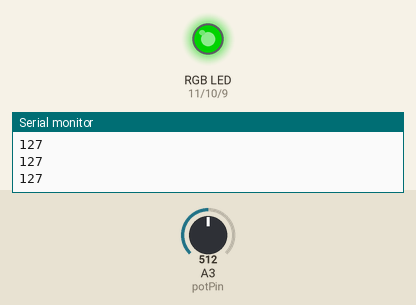
The sketch below on a simulated Arduino Uno, built with avr-gcc and run on an emulated ATmega328P. Parts: an RGB LED mixed from three pins (HIGH = lit), the last lines printed to the serial monitor. Inputs (shaded band) come from the test bench; at power-on: A3 (potPin) = 512. Dim RGB values are drawn brighter than linear.

Above: at 1.2 s.
1.3 s: A3 (potPin) set to 716
At 2.2 s:
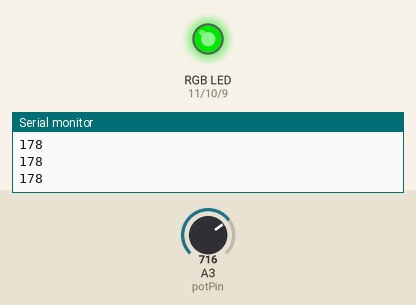
2.8 s: A3 (potPin) set to 900
At 3.6 s:
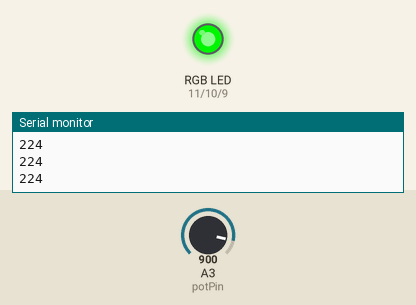
4.3 s: A3 (potPin) set to 122
At 4.9 s:
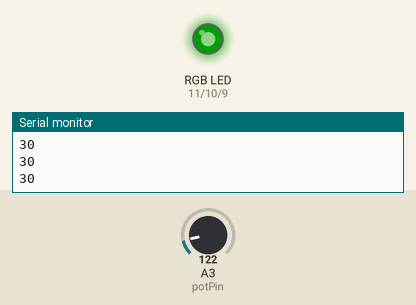
5.8 s: A3 (potPin) set to 0
At 6.2 s:
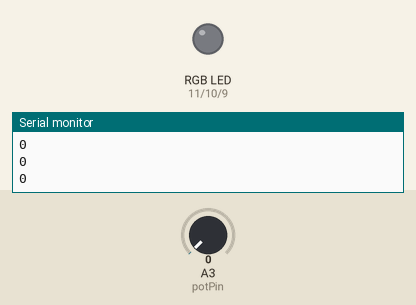
7.3 s: A3 (potPin) set to 511
At 8.7 s:
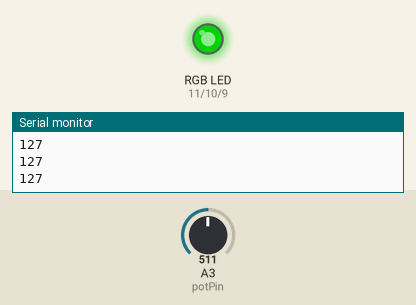
Timing chart, 0 to 9.8 s (numbered marks = the images above; inputs shaded):
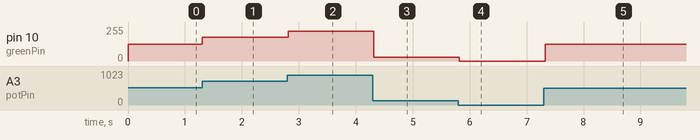

The sketch:

5-potenciometro_RGB_Joystick.ino
```cpp
//2-potenciometro + RGB + Joystick

#define potPin A3
//para poder -controlar intensidade- tem usar pino PWM;

const int redPin=11;
const int greenPin=10;
const int bluePin=9;
#define xPin A0
#define yPin A1
const int SW = 7;

void setup() {
  pinMode(redPin, OUTPUT);
  pinMode(greenPin, OUTPUT);
  pinMode(bluePin, OUTPUT);
  pinMode(potPin, INPUT);//nao precisava declarar o INPUT porque o pino é analogico;
  pinMode(SW, INPUT_PULLUP);
  Serial.begin(9600);
}

int valor_pot, x, y; //z== valor_pot;
void loop() {
  valor_pot= analogRead(potPin);
  valor_pot= map(valor_pot, 0, 1023, 0, 255);
  analogWrite(greenPin, valor_pot);
  //Serial.print("valor_pot = ");
  Serial.println(valor_pot);

 // x= analogRead(xPin);
 // x= map(x,0,1023,0,255);
  //analogWrite(redPin, x);
 // Serial.println(x);

 // y= map(analogRead(yPin),0,1023,0,255);
 // analogWrite(bluePin,y);
 // Serial.println(y);
 // Serial.println();
  delay(100);
}
```

Measured:
- after the input at 1.3 s, pin 10 (greenPin): 127/255 → 178/255 at once
- after the input at 2.8 s, pin 10 (greenPin): 178/255 → 224/255 at once
- after the input at 4.3 s, pin 10 (greenPin): 224/255 → 30/255 at once
- after the input at 5.8 s, pin 10 (greenPin): 30/255 → 0/255 at once
- after the input at 7.3 s, pin 10 (greenPin): 0/255 → 127/255 at once
